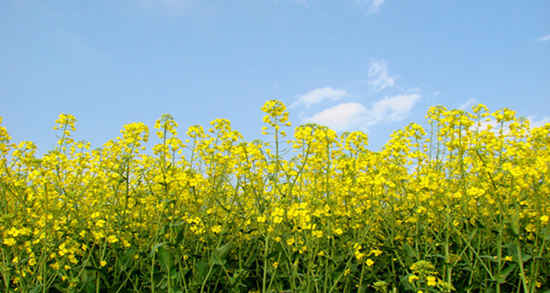
%> input picture w02_data/scene1.jpg, 550 x 293 px
$ octave Bruce.m   (GNU Octave 9; MATLAB toolbox functions it lacks are replaced by stand-ins)
%> lines starting %> are read from the running program, lines starting %| are printed output that depends on the picture; in (x1, y1, x2, y2) boxes, pixels count from 0 and x2, y2 are one past the last pixel; in counts of white or black regions, pixels touching at a corner belong together; the program's own positions count from 1
im = imread('scene1.jpg'); % 读取图像
%> im is the input picture: size 293x550x3 uint8; mean R, G, B 143.1, 165.1, 123.8
[rows, cols, nc] = size(im);
%> rows = 293; cols = 550; nc = 3
% 通道分离
R = im(:,:,1);
G = im(:,:,2);
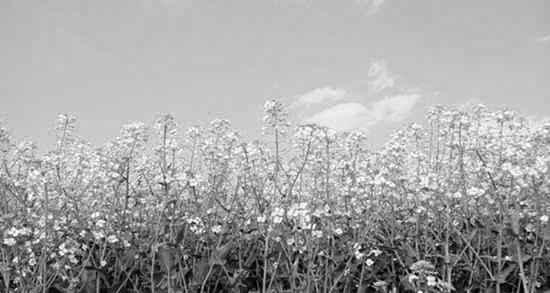
%> G: size 293x550 uint8; min 0, max 255, mean 165.1
B = im(:,:,3);
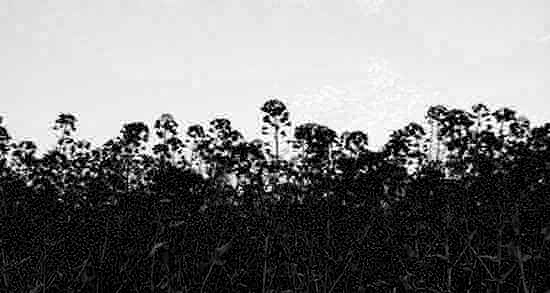
%> B: size 293x550 uint8; min 0, max 255, mean 123.8
flg = R >= 100 & G >= 100 & B >= 200;
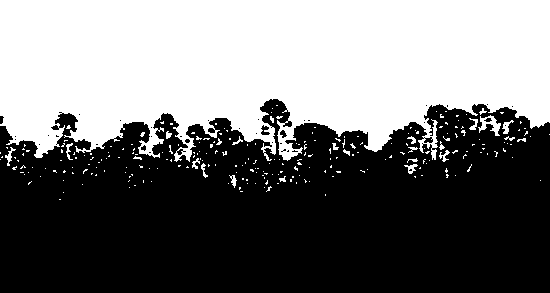
%> flg: size 293x550 logical; 45.3% white; 258 white regions (234 under 20 px), largest, box (x1, y1, x2, y2) and area: (0, 0, 550, 162) 71068, (478, 115, 501, 136) 205, (502, 120, 514, 134) 71
R(flg) = 255;
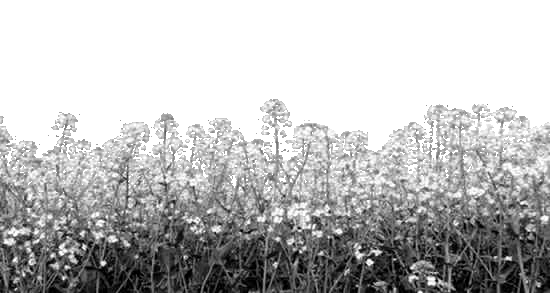
%> R: size 293x550 uint8; min 0, max 255, mean 188.3
G(flg) = 127;
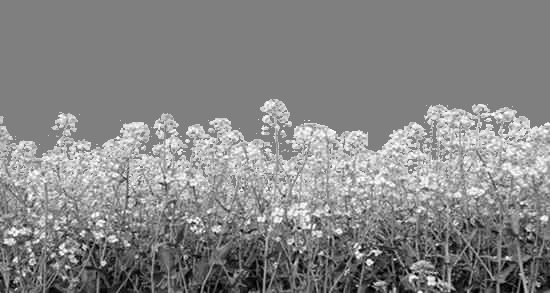
%> G: size 293x550 uint8; min 0, max 255, mean 134.1
B(flg) = 0;
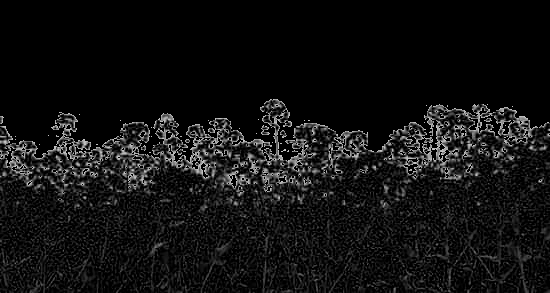
%> B: size 293x550 uint8; min 0, max 199, mean 17.5
im_ = cat(3, R,G,B);
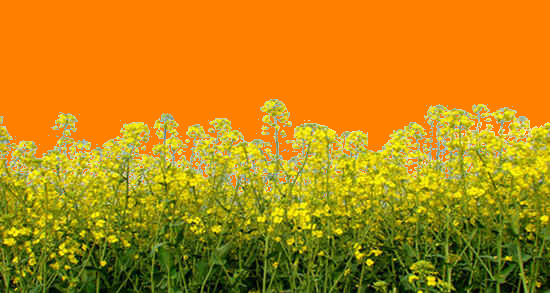
%> im_: size 293x550x3 uint8; mean R, G, B 188.3, 134.1, 17.5
imshow(im_)
imwrite(im_,'sky1.jpg')

$ run again, with w02_data/scene2.jpg copied over w02_data/scene1.jpg
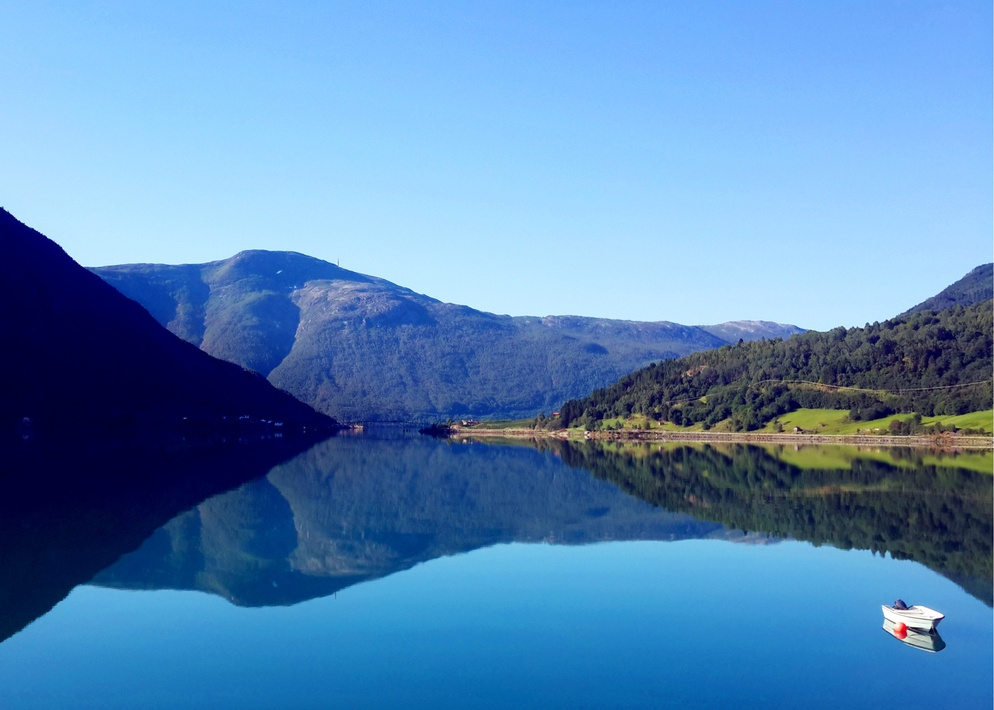
%> input picture w02_data/scene2.jpg, 994 x 710 px, shrunk from 2570 x 1836 before the run
%> im is the input picture: size 710x994x3 uint8; mean R, G, B 88.5, 136.1, 183.3
%> `flg = R >= 100 & G >= 100 & B >= 200;`:
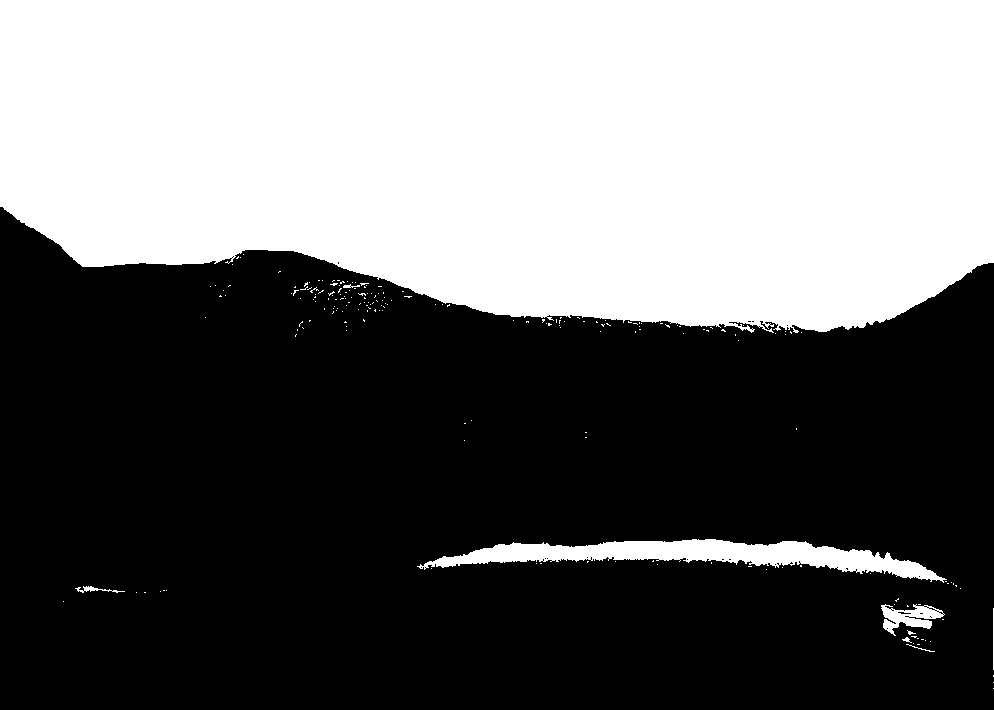
%> flg: size 710x994 logical; 42.5% white; 200 white regions (192 under 20 px), largest, box (x1, y1, x2, y2) and area: (0, 0, 994, 333) 289274, (417, 539, 947, 583) 8883, (881, 604, 945, 636) 984
%> `im_ = cat(3, R,G,B);`:
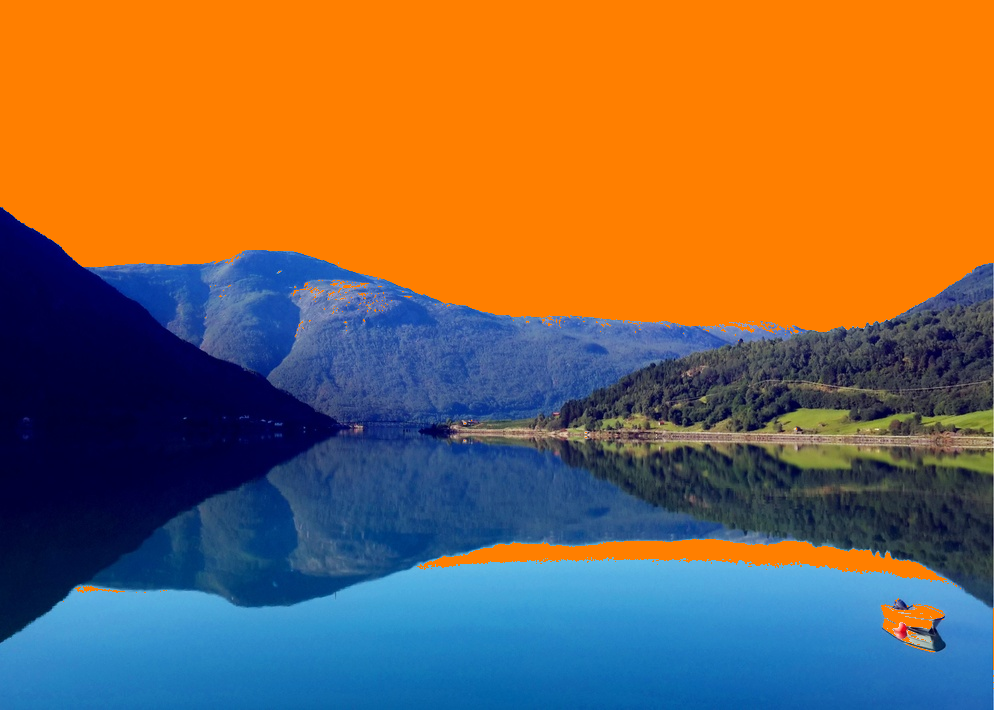
%> im_: size 710x994x3 uint8; mean R, G, B 132.4, 102, 75.8

$ run again, with w02_data/car1.jpg copied over w02_data/scene1.jpg
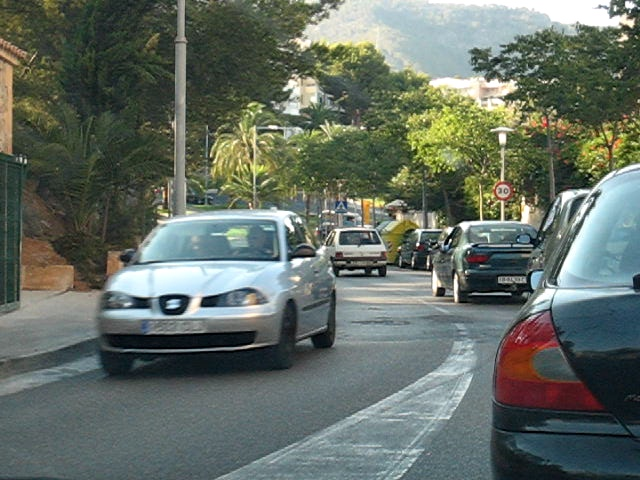
%> input picture w02_data/car1.jpg, 640 x 480 px
%> im is the input picture: size 480x640x3 uint8; mean R, G, B 100, 109.5, 100.4
%> flg: size 480x640 logical; 8.9% white; 323 white regions (277 under 20 px), largest, box (x1, y1, x2, y2) and area: (296, 0, 634, 62) 10298, (108, 207, 296, 318) 8284, (557, 164, 640, 288) 3313
%> `im_ = cat(3, R,G,B);`:
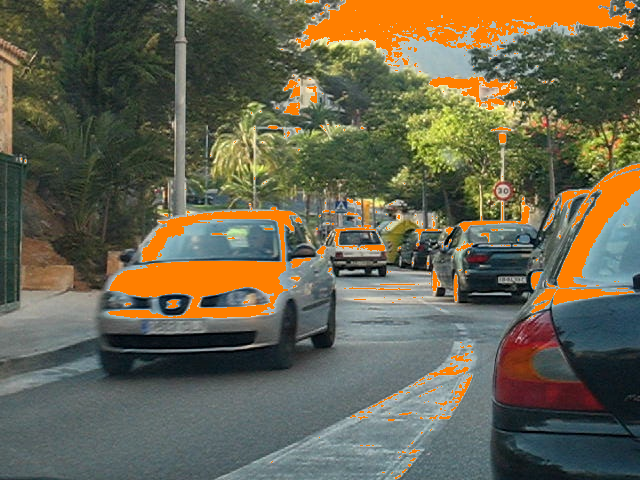
%> im_: size 480x640x3 uint8; mean R, G, B 104, 100.7, 80.1
